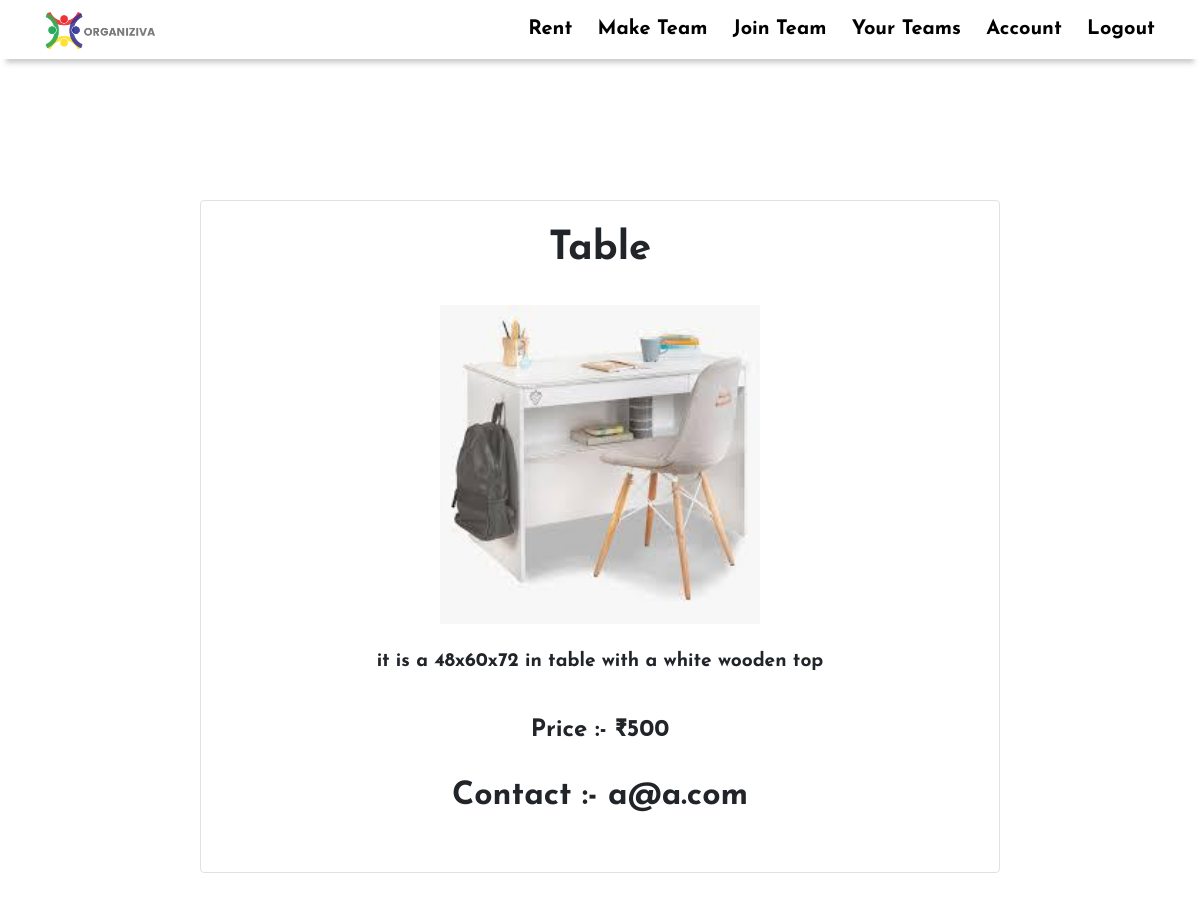
Screenshot of /1/single (signed in) with the database file from the repository.
### Tool/models.py (models this page shows, shortened)
class Rent(db.Model):
    __tablename__ = 'rent'
    id = db.Column(db.Integer , primary_key = True)
    thing = db.Column(db.String)
    description = db.Column(db.String)
    price = db.Column(db.Integer)
    image = db.Column(db.String(64), nullable = False)
    rented = db.Column(db.String, default = 'No')
    userid = db.Column(db.Integer , db.ForeignKey('users.id'))

class User(db.Model,UserMixin):
    __tablename__ = 'users'
    id = db.Column(db.Integer,primary_key = True)
    name = db.Column(db.String(64))
    username = db.Column(db.String , unique = True)
    profile_image = db.Column(db.String(64), nullable = False , default = 'head_res.png')
    email = db.Column(db.String(64),unique = True,index = True)
    password_hash = db.Column(db.String(128))
    rent = db.relationship('Rent' , backref = 'user' , lazy = 'dynamic')
    knowledge = db.relationship('Knowledge' , backref = 'user' , lazy = 'dynamic')
    teams = db.relationship('Team' , secondary = work , backref = db.backref('workers', lazy = 'dynamic'))
    events = db.relationship('Events' , secondary = event , backref = db.backref('doers', lazy = 'dynamic'))

### app.py (the view)
@app.route('/<rent_id>/single' , methods = ['GET' , 'POST'])
@login_required
def single_rent(rent_id):
    rent = Rent.query.filter_by(id = rent_id).first()
    image = url_for('static' , filename  = rent.image)
    return render_template('single_rent.htm' , rent = rent , image = image)

### Tool/models.py (called while the page is built)
@login_manager.user_loader
def load_user(user_id):
    return User.query.get(user_id)

### Tool/templates/single_rent.htm (shortened to what this page needs)
{%extends 'base.htm'%}
{%block content%}
<br><br><br><br><br><br><br>
  <div align = "center" class="container border card" style = "width : 50rem;">
    <h1 style="font-weight:900;">{{rent.thing}}</h1>
    <br>
    <div align="center">
    <img style = "width : 20rem;"  class = "card-text" align ="center" src="{{image}}">
    </div>
    <br>
    <p style="font-family: 'Josefin Sans', sans-serif; font-weight:800; font-size: larger;" class = "card-text">{{rent.description}}</p>
    <br>
    <h4 style="font-weight:800;">Price :- ₹{{rent.price}}</h4>
    <br>
    <h2 style="font-weight:800;">Contact :- {{rent.user.email}}</h2><br>
  </div>
{%endblock%}

### Tool/static/remote.css (style rules this page uses)
html { scroll-behavior: smooth; }
body { font-family: 'Josefin Sans', sans-serif !important; }
.card { padding: 2%; margin: 2em; }
* { margin: 0; padding: 0; box-sizing: border-box; }
h1 { font-family: 'Josefin Sans', sans-serif; }
h2 { font-family: 'Josefin Sans', sans-serif; }
h4 { font-family: 'Josefin Sans', sans-serif; }
* { box-sizing: border-box; }

### rows the page displays
Rent: thing "Table", description "it is a 48x60x72 in table with a white wooden top", price "500"
User: user.email "a@a.com"
